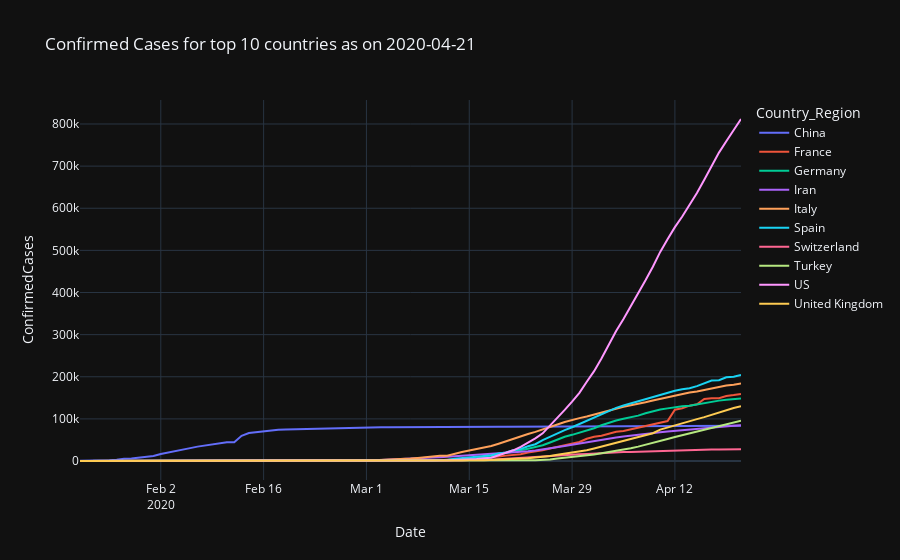

The cell this chart's notebook holds for it:
### Code cell
top_countries = train.groupby('Country_Region')[['ConfirmedCases']].sum().reset_index()
top10_countries = top_countries.sort_values('ConfirmedCases', ascending=False).iloc[:10]['Country_Region'].unique()
top10_countries_df = dfc[dfc['Country_Region'].isin(top10_countries)]
fig = px.line(top10_countries_df,
              x='Date', y='ConfirmedCases', color='Country_Region',
              title=f'Confirmed Cases for top 10 countries as on {today}')
fig.show()
